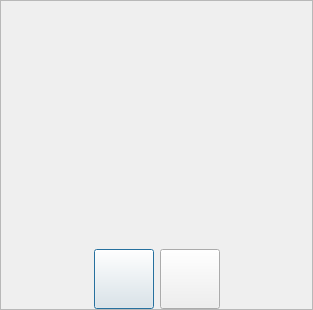
<?xml version="1.0" encoding="UTF-8"?>
<ui version="4.0">
 <class>DlgCalculator</class>
 <widget class="QDialog" name="DlgCalculator">
  <property name="geometry">
   <rect>
    <x>0</x>
    <y>0</y>
    <width>313</width>
    <height>310</height>
   </rect>
  </property>
  <property name="windowTitle">
   <string>Dialog</string>
  </property>
  <layout class="QVBoxLayout" name="verticalLayout">
   <property name="spacing">
    <number>2</number>
   </property>
   <property name="margin">
    <number>0</number>
   </property>
   <item>
    <widget class="QFrame" name="frame">
     <property name="frameShape">
      <enum>QFrame::StyledPanel</enum>
     </property>
     <property name="frameShadow">
      <enum>QFrame::Raised</enum>
     </property>
     <layout class="QVBoxLayout" name="verticalLayout_2">
      <property name="margin">
       <number>0</number>
      </property>
      <item>
       <widget class="WdtCalculator" name="widget" native="true">
        <property name="sizePolicy">
         <sizepolicy hsizetype="Preferred" vsizetype="Preferred">
          <horstretch>0</horstretch>
          <verstretch>1</verstretch>
         </sizepolicy>
        </property>
       </widget>
      </item>
      <item>
       <layout class="QHBoxLayout" name="horizontalLayout">
        <item>
         <spacer name="horizontalSpacer">
          <property name="orientation">
           <enum>Qt::Horizontal</enum>
          </property>
          <property name="sizeHint" stdset="0">
           <size>
            <width>40</width>
            <height>20</height>
           </size>
          </property>
         </spacer>
        </item>
        <item>
         <widget class="QPushButton" name="btnOk">
          <property name="minimumSize">
           <size>
            <width>60</width>
            <height>60</height>
           </size>
          </property>
          <property name="maximumSize">
           <size>
            <width>60</width>
            <height>60</height>
           </size>
          </property>
          <property name="text">
           <string/>
          </property>
          <property name="icon">
           <iconset resource="../core_gui/res.qrc">
            <normaloff>:/new/prefix1/res/icons/ok.png</normaloff>:/new/prefix1/res/icons/ok.png</iconset>
          </property>
          <property name="iconSize">
           <size>
            <width>48</width>
            <height>48</height>
           </size>
          </property>
         </widget>
        </item>
        <item>
         <widget class="QPushButton" name="btnCancel">
          <property name="minimumSize">
           <size>
            <width>60</width>
            <height>60</height>
           </size>
          </property>
          <property name="maximumSize">
           <size>
            <width>60</width>
            <height>60</height>
           </size>
          </property>
          <property name="text">
           <string/>
          </property>
          <property name="icon">
           <iconset resource="../core_gui/res.qrc">
            <normaloff>:/new/prefix1/res/icons/cancel.png</normaloff>:/new/prefix1/res/icons/cancel.png</iconset>
          </property>
          <property name="iconSize">
           <size>
            <width>48</width>
            <height>48</height>
           </size>
          </property>
         </widget>
        </item>
        <item>
         <spacer name="horizontalSpacer_2">
          <property name="orientation">
           <enum>Qt::Horizontal</enum>
          </property>
          <property name="sizeHint" stdset="0">
           <size>
            <width>40</width>
            <height>20</height>
           </size>
          </property>
         </spacer>
        </item>
       </layout>
      </item>
     </layout>
    </widget>
   </item>
  </layout>
 </widget>
 <customwidgets>
  <customwidget>
   <class>WdtCalculator</class>
   <extends>QWidget</extends>
   <header>wdtcalculator.h</header>
   <container>1</container>
  </customwidget>
 </customwidgets>
 <resources>
  <include location="../core_gui/res.qrc"/>
 </resources>
 <connections/>
</ui>
